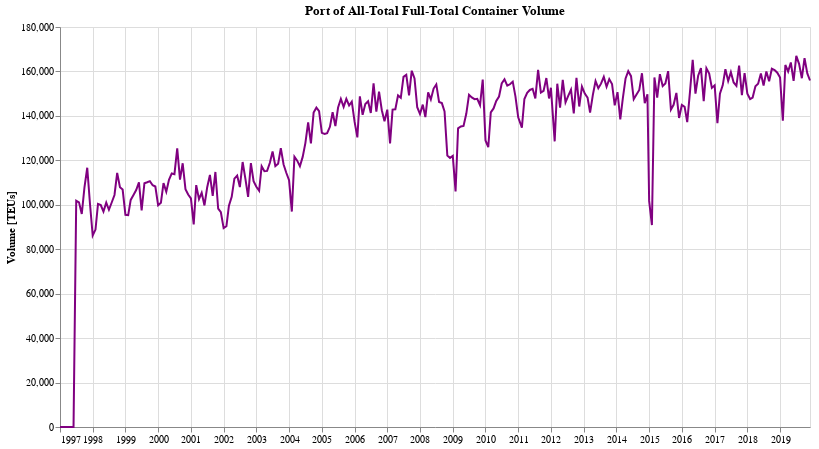

Write notebook code for a chart like this one.
### Code cell
doChart(df_oak_combined, 'All-Total')

### Figure 1 — Vega-Lite specification as saved in the notebook (floating-point values rounded to 4 significant figures; data arrays with more than 128 entries replaced by an {"elided": "..."} marker saying what was removed)
{"config": {"view": {"continuousWidth": 400, "continuousHeight": 300}}, "data": {"name": "data-40977e40caffd9a01a5022fbc663900b"}, "mark": {"type": "line", "color": "purple"}, "encoding": {"tooltip": [{"type": "temporal", "field": "dt", "format": "%b %Y"}, {"type": "quantitative", "field": "Full-Total"}], "x": {"type": "temporal", "axis": {"title": ""}, "field": "dt"}, "y": {"type": "quantitative", "axis": {"title": "Volume [TEUs]"}, "field": "Full-Total"}}, "height": 400, "title": "Port of All-Total Full-Total Container Volume", "width": 750, "$schema": "https://vega.github.io/schema/vega-lite/v4.0.2.json", "datasets": {"data-40977e40caffd9a01a5022fbc663900b": {"elided": "276 records"}}}
